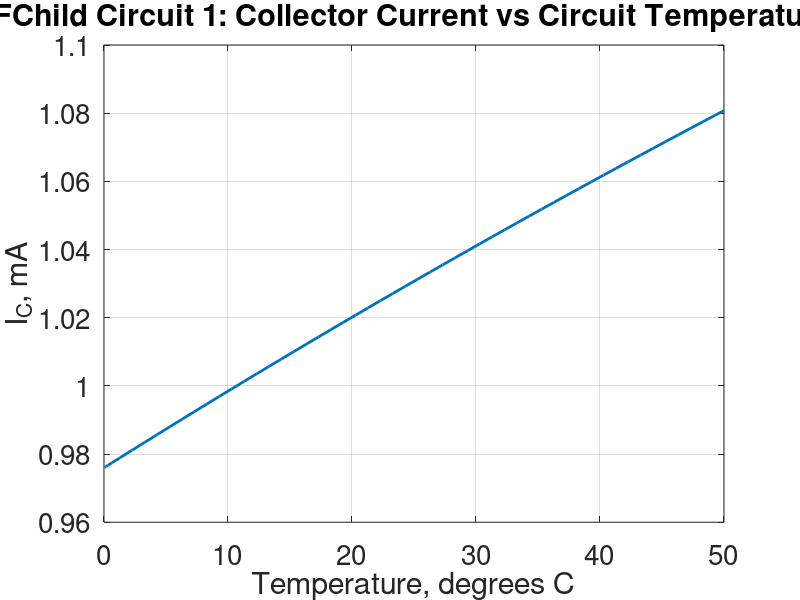
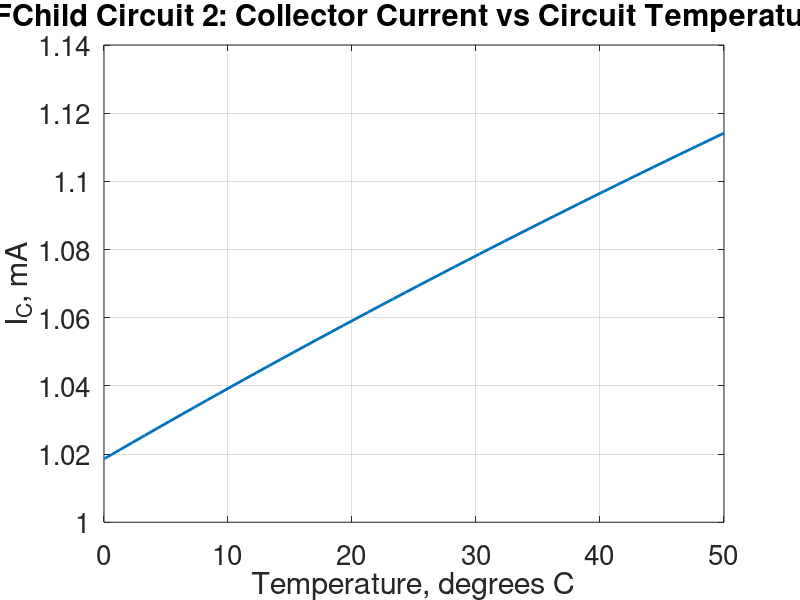
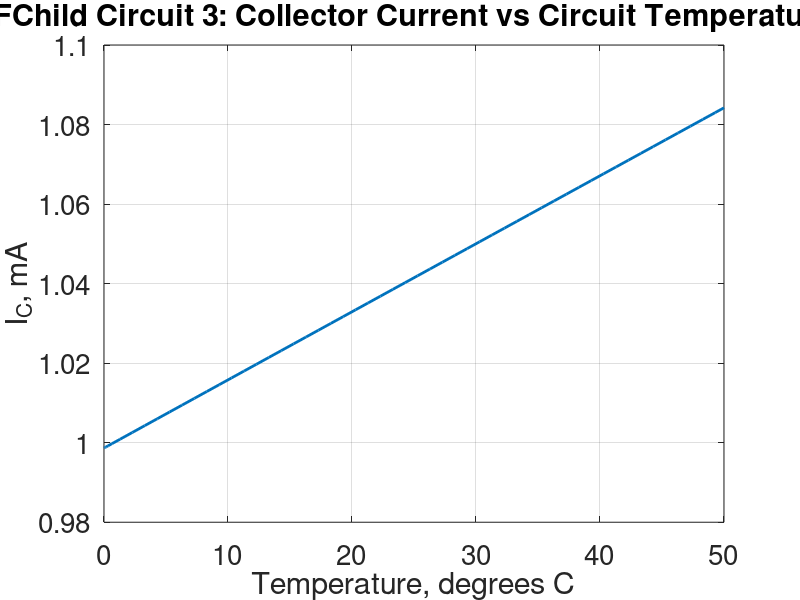

Reproduce these figures in MATLAB, in order.
%% Cameron Sullivan - ECE 342 - HW 11 #3 part A Plots
close all;

%% Circuit 1

data = csvread('FChild_2N3904_circuit1.CSV');
temperature = data(:,1);
I_C = data(:,3);

figure(1);
plot(temperature, I_C * 10e2, 'linewidth', 2);
grid on;
set(gca, 'fontsize', 20);
title('FChild Circuit 1: Collector Current vs Circuit Temperature');
ylabel('I_{C}, mA');
xlabel('Temperature, degrees C');

%% Circuit 2

data = csvread('FChild_2N3904_circuit2.CSV');
temperature = data(:,1);
I_C = data(:,3);

figure(2);
plot(temperature, I_C * 10e2, 'linewidth', 2);
grid on;
set(gca, 'fontsize', 20);
title('FChild Circuit 2: Collector Current vs Circuit Temperature');
ylabel('I_{C}, mA');
xlabel('Temperature, degrees C');

%% Circuit 3

data = csvread('FChild_2N3904_circuit3.CSV');
temperature = data(:,1);
I_C = data(:,3);

figure(3);
plot(temperature, I_C * 10e2, 'linewidth', 2);
grid on;
set(gca, 'fontsize', 20);
title('FChild Circuit 3: Collector Current vs Circuit Temperature');
ylabel('I_{C}, mA');
xlabel('Temperature, degrees C');